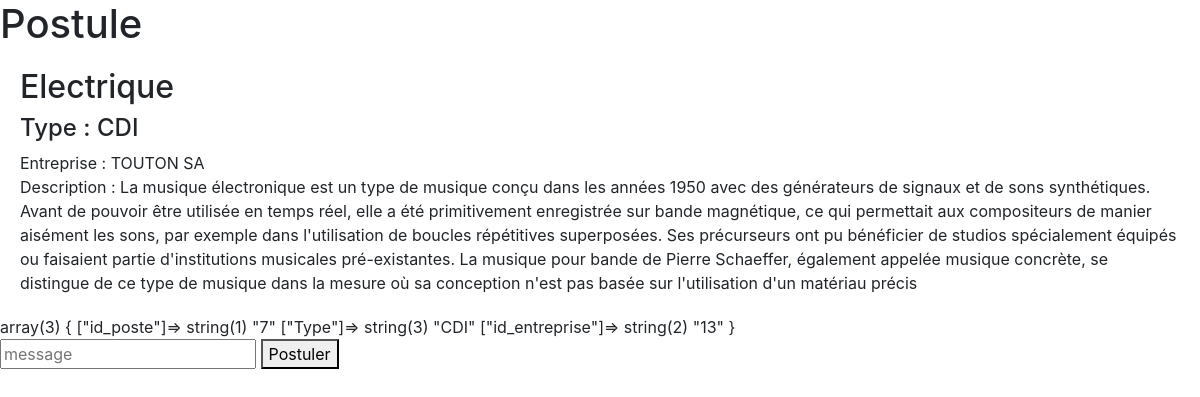
The app's page /postule.php?id=7 with its own data.
### tables this page shows
CREATE TABLE `annonce` (
  `id` int(11) NOT NULL,
  `id_entreprice` int(11) DEFAULT NULL,
  `titre` varchar(60) NOT NULL,
  `type` varchar(60) NOT NULL,
  `description_annonce` varchar(2555) NOT NULL
);

CREATE TABLE `entreprise` (
  `id` int(11) NOT NULL,
  `nom` varchar(30) NOT NULL,
  `description` varchar(300) NOT NULL
);

### postule.php (the view, shortened to what this page needs)
<?php
include_once('config/pdo.php');
?>
<!DOCTYPE html>
<html>
<head>
    <link rel="stylesheet" href="https://maxcdn.bootstrapcdn.com/bootstrap/4.4.1/css/bootstrap.min.css">
</head>
<body>
<h1>Postule</h1>
<?php
if (isset($_GET['id']) && ($_GET['id']) > 0) {
    $query = $pdo->prepare(
        'SELECT a.id_entreprice,a.titre,a.type,a.description_annonce,e.nom
         FROM annonce a INNER JOIN entreprise e ON (a.id_entreprice=e.id) WHERE a.id ='.$_GET['id'].''
         );
        $query->execute();
        $result = $query->fetchAll(PDO::FETCH_ASSOC);
    foreach($result as $value){
        echo "
        <div style='margin: 20px;'>
            <h2>".$value['titre']."</h2>
            <h4>Type : ".$value['type']."</h3>
            <span>Entreprise : ".$value['nom']."</span>
            <p>Description : ".$value['description_annonce']."</p>
        </div>";
    }
}
var_dump($_SESSION);
?>
<form action="post.php" method="post">
    <input type="text" name="message1" placeholder="message"/>
    <button type="submit">Postuler</button>
</form>
</body>
</html>

### records on screen
annonce: titre "Electrique", type "CDI", entreprise.nom "TOUTON SA", description_annonce "La musique électronique est un type de musique conçu dans les années 1950 avec des générateurs de signaux et de sons synthétiques. Avant de pouvoir être utilisée en temps réel, elle a été primitivement enregistrée sur bande magnétique, ce qui permettait aux compositeurs de manier aisément les sons, par exemple dans l'utilisation de boucles répétitives superposées. Ses précurseurs ont pu bénéficier de studios spécialement équipés ou faisaient partie d'institutions musicales pré-existantes. La musique pour bande de Pierre Schaeffer, également appelée musique concrète, se distingue de ce type de musique dans la mesure où sa conception n'est pas basée sur l'utilisation d'un matériau précis"
